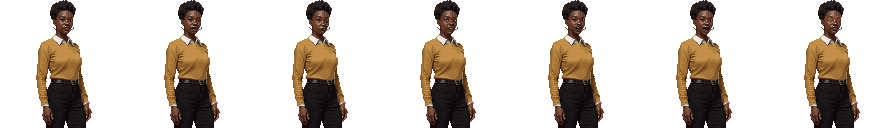
#> input picture tools/pixellab_overrides/thandiwe_moyo/visemes/before_sheet.png, 896 x 128 px
$ python copy_rest_eyes.py
#> lines starting #> are read from the running program, lines starting #| are printed output that depends on the picture; after the words box and inside, x2 and y2 are one past the last pixel; in counts of white or black regions, pixels touching at a corner belong together
#!/usr/bin/env python3
"""Rebuild thandiwe_moyo_visemes.png: before_sheet.png with the rest frame's eye band
(EYES box, opaque rest pixels only) copied onto every mouth frame, so the eyes stay still
while she talks (owner, 24 Nov: the eyes blinked on the mouth-shape frames). No new generations.
Usage: python3 copy_rest_eyes.py [out.png]   (default: the game sheet; also writes the .json beside it)"""
import sys, json, pathlib
from PIL import Image
import numpy as np
HERE = pathlib.Path(__file__).parent
GAME = HERE.parents[2].parent / 'public/break_escape/assets/characters/thandiwe_moyo_visemes.png'
EYES = (54, 15, 76, 22)  # x0,y0,x1,y1 inclusive, 128px frame
ORDER = ['rest', 'teeth', 'round', 'small_open', 'medium_open', 'wide_open', 'blink']
sheet = np.array(Image.open(HERE / 'before_sheet.png').convert('RGBA'))
#> sheet is the input picture: shape (128, 896, 4); mean R, G, B, A 26.7, 19.3, 11.7, 71.6
rest = sheet[:, :128].copy()
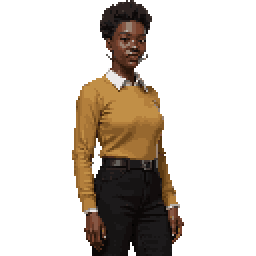
#> rest: shape (128, 128, 4) (shown 2 times larger); mean R, G, B, A 26.7, 19.3, 11.7, 71.6; transparent parts drawn white
x0, y0, x1, y1 = EYES
m = np.zeros(rest.shape[:2], bool); m[y0:y1+1, x0:x1+1] = True
sel = m & (rest[..., 3] > 0)
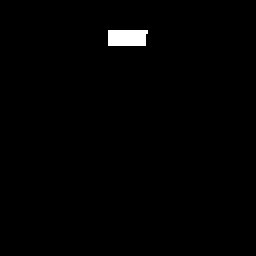
#> sel: shape (128, 128) bool (shown 2 times larger); 0.94% white; 1 white region, box (x1, y1, x2, y2) and area: (54, 15, 74, 23) 154
for name in ORDER[1:6]:
    i = ORDER.index(name); f = sheet[:, i*128:(i+1)*128]
    f[sel] = rest[sel]
dest = pathlib.Path(sys.argv[1]) if len(sys.argv) > 1 else GAME
Image.fromarray(sheet).save(dest)
meta = json.load(open(HERE / 'before_sheet.json'))
#> (reads tools/pixellab_overrides/thandiwe_moyo/visemes/before_sheet.json from the repository)
meta['source'] = meta['source'] + f'; rest eye band x{x0}-{x1} y{y0}-{y1} copied onto teeth..wide_open (owner, 24 Nov)'
json.dump(meta, open(dest.with_suffix('.json'), 'w'), indent=2); open(dest.with_suffix('.json'), 'a').write('\n')
for name in ORDER[1:6]:
    i = ORDER.index(name); f = sheet[:, i*128:(i+1)*128]
    print(f'{name}: eye-band pixels differing from rest = {int(((f != rest).any(2) & m).sum())}')
#> this loop made 5 passes
#| teeth: eye-band pixels differing from rest = 0
#| round: eye-band pixels differing from rest = 0
#| small_open: eye-band pixels differing from rest = 0
#| medium_open: eye-band pixels differing from rest = 0
#| wide_open: eye-band pixels differing from rest = 0
